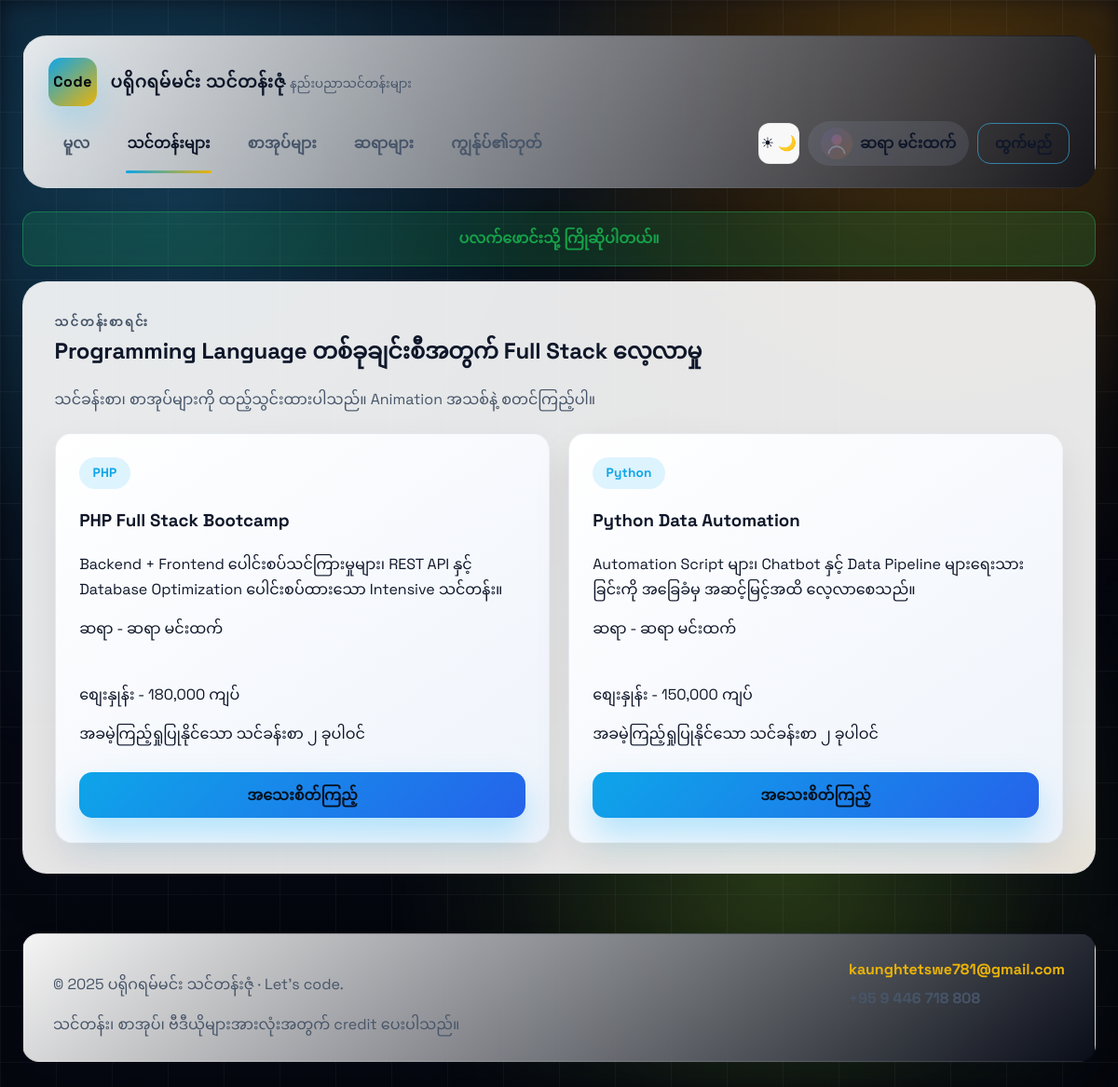
The page /courses.php (signed in) on the database its author committed.
### tables this page shows
CREATE TABLE IF NOT EXISTS users (
    id INT AUTO_INCREMENT PRIMARY KEY,
    name VARCHAR(120) NOT NULL,
    email VARCHAR(160) NOT NULL UNIQUE,
    password_hash VARCHAR(255) NOT NULL,
    avatar_path VARCHAR(255) DEFAULT NULL,
    role ENUM('student', 'instructor', 'admin') NOT NULL DEFAULT 'student',
    created_at TIMESTAMP DEFAULT CURRENT_TIMESTAMP
);

CREATE TABLE IF NOT EXISTS courses (
    id INT AUTO_INCREMENT PRIMARY KEY,
    instructor_id INT NULL,
    language VARCHAR(80) NOT NULL,
    title VARCHAR(180) NOT NULL,
    description TEXT,
    level VARCHAR(50) DEFAULT 'Beginner',
    duration_weeks INT DEFAULT 6,
    price INT DEFAULT 0,
    created_at TIMESTAMP DEFAULT CURRENT_TIMESTAMP,
    FOREIGN KEY (instructor_id) REFERENCES instructors(id) ON DELETE SET NULL
);

CREATE TABLE IF NOT EXISTS instructors (
    id INT AUTO_INCREMENT PRIMARY KEY,
    user_id INT NULL,
    display_name VARCHAR(150) NOT NULL,
    primary_language VARCHAR(80) NOT NULL,
    title VARCHAR(160),
    bio TEXT,
    annual_income INT DEFAULT 0,
    photo_url VARCHAR(255),
    created_at TIMESTAMP DEFAULT CURRENT_TIMESTAMP,
    FOREIGN KEY (user_id) REFERENCES users(id) ON DELETE SET NULL
);

### includes/functions.php (called while the page is built, shortened)
<?php
function current_user(PDO $pdo): ?array
{
    static $cachedUser = null;
    if ($cachedUser && $cachedUser['id'] === $_SESSION['user_id']) {
        return $cachedUser;
    }
    $stmt = $pdo->prepare('SELECT * FROM users WHERE id = ? LIMIT 1');
    $stmt->execute([$_SESSION['user_id']]);
    $cachedUser = $stmt->fetch() ?: null;
    return $cachedUser;
}
function avatar_url(?array $user): string
{
    return 'assets/images/avatar-placeholder.svg';
}
function h(string $text): string
{
    return htmlspecialchars($text, ENT_QUOTES, 'UTF-8');
}
function get_flash(string $key): ?string
{
    if (!empty($_SESSION['flash'][$key])) {
        $message = $_SESSION['flash'][$key];
        return $message;
    }
    return null;
}
function format_currency(int $amount): string
{
    return number_format($amount, 0, '.', ',') . ' ကျပ်';
}
function excerpt(string $text, int $limit = 120): string
{
    $text = trim($text);
    if (function_exists('mb_strimwidth')) {
        return mb_strimwidth($text, 0, $limit, '...');
    }
    return strlen($text) > $limit ? substr($text, 0, $limit - 3) . '...' : $text;
}

### courses.php (the view, shortened to what this page needs)
<?php
require __DIR__ . '/partials/header.php';
$stmt = $pdo->query('
    SELECT c.*, i.display_name AS instructor_name
    FROM courses c
    LEFT JOIN instructors i ON c.instructor_id = i.id
    ORDER BY c.language, c.title
');
$courses = $stmt->fetchAll();
?>
<section class="section">
    <div class="eyebrow">သင်တန်းစာရင်း</div>
    <h1>Programming Language တစ်ခုချင်းစီအတွက် Full Stack လေ့လာမှု</h1>
    <p class="muted-text">သင်ခန်းစာ၊ စာအုပ်များကို ထည့်သွင်းထားပါသည်။ Animation အသစ်နဲ့ စတင်ကြည့်ပါ။</p>
    <div class="cards">
        <?php foreach ($courses as $course): ?>
            <article class="card reveal">
                <div>
                    <span class="tag"><?= h($course['language']); ?></span>
                    <h3><?= h($course['title']); ?></h3>
                    <p><?= h(excerpt($course['description'], 120)); ?></p>
                    <p>ဆရာ - <?= h($course['instructor_name'] ?: 'မသတ်မှတ်ရသေး'); ?></p>
                </div>
                <div>
                    <p>စျေးနှုန်း - <?= format_currency((int)$course['price']); ?></p>
                    <p>အခမဲ့ကြည့်ရှုပြုနိုင်သော သင်ခန်းစာ ၂ ခုပါဝင်</p>
                </div>
                <a class="btn" style="text-align:center;" href="course.php?id=<?= $course['id']; ?>">အသေးစိတ်ကြည့်</a>
            </article>
        <?php endforeach; ?>
    </div>
</section>
<?php require __DIR__ . '/partials/footer.php'; ?>

### partials/header.php (shortened to what this page needs)
<?php
require_once __DIR__ . '/../includes/functions.php';
$currentUser = current_user($pdo);
$flashSuccess = get_flash('success');
?>
<!DOCTYPE html>
<html lang="my">
<head>
    <link rel="stylesheet" href="assets/css/style.css?v=3">
</head>
<body data-theme="dark">
<div class="site-shell">
    <header class="site-header">
        <a class="brand" href="index.php">
            <span class="brand-badge">Code</span>
            <div class="brand-meta">
                <strong><?= APP_TITLE; ?></strong>
                <small>နည်းပညာသင်တန်းများ</small>
            </div>
        </a>
        <nav class="main-nav">
            <div class="nav-links">
                <a href="index.php"<?= basename($_SERVER['PHP_SELF']) === 'index.php' ? ' class="active"' : ''; ?>>မူလ</a>
                <a href="courses.php"<?= basename($_SERVER['PHP_SELF']) === 'courses.php' ? ' class="active"' : ''; ?>>သင်တန်းများ</a>
                <a href="books.php"<?= basename($_SERVER['PHP_SELF']) === 'books.php' ? ' class="active"' : ''; ?>>စာအုပ်များ</a>
                <a href="instructors.php"<?= basename($_SERVER['PHP_SELF']) === 'instructors.php' ? ' class="active"' : ''; ?>>ဆရာများ</a>
                <?php if ($currentUser): ?>
                    <a href="dashboard.php"<?= basename($_SERVER['PHP_SELF']) === 'dashboard.php' ? ' class="active"' : ''; ?>>ကျွန်ုပ်၏ဘုတ်</a>
                <?php endif; ?>
            </div>
            <div class="nav-actions">
                <button class="theme-toggle" type="button" id="themeToggle" aria-label="Toggle theme">
                    <span class="sun">☀</span><span class="moon">🌙</span>
                </button>
                <?php if ($currentUser): ?>
                    <a class="avatar-chip" href="dashboard.php">
                        <img src="<?= avatar_url($currentUser); ?>" alt="<?= h($currentUser['name']); ?>">
                        <span><?= h($currentUser['name']); ?></span>
                    </a>
                    <a href="logout.php" class="btn-ghost btn-small">ထွက်မည်</a>
                <?php else: ?>
                    <a href="register.php" class="btn btn-small">စာရင်းသွင်း</a>
                    <a href="login.php" class="btn-ghost btn-small">လော့ဂ်အင်</a>
                <?php endif; ?>
            </div>
        </nav>
    </header>
    <?php if ($flashSuccess): ?>
        <div class="flash flash-success"><?= h($flashSuccess); ?></div>
    <?php endif; ?>
    <main class="site-main">

### rows shown on the page
users: name "ဆရာ မင်းထက်"
courses: language "PHP", title "PHP Full Stack Bootcamp", description "Backend + Frontend ပေါင်းစပ်သင်ကြားမှုများ၊ REST API နှင့် Database Optimization ပေါင်းစပ်ထားသော Intensive သင်တန်း။", instructor.display_name "ဆရာ မင်းထက်", price "180,000 ကျပ်"
courses: language "Python", title "Python Data Automation", description "Automation Script များ၊ Chatbot နှင့် Data Pipeline များရေးသားခြင်းကို အခြေခံမှ အဆင့်မြင့်အထိ လေ့လာစေသည်။", instructor.display_name "ဆရာ မင်းထက်", price "150,000 ကျပ်"

### other values the page prints
APP_TITLE "ပရိုဂရမ်မင်း သင်တန်းဇုံ"
$flashSuccess "ပလက်ဖောင်းသို့ ကြိုဆိုပါတယ်။"
